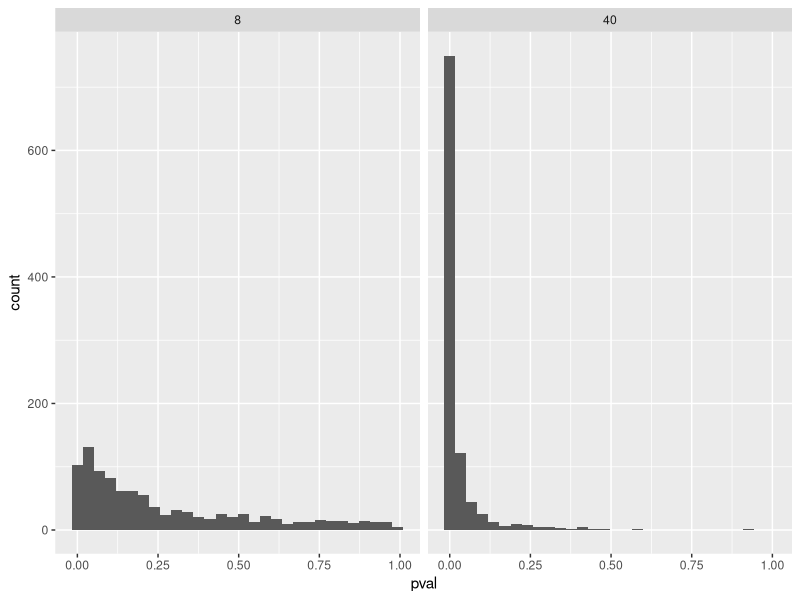

Source code (R):
## ---- chunk 1

library(tidyverse)

set.seed(1)
population <- rnorm(1000000, mean = 1.5, sd = 3)


samp1 <- data.frame(y = sample(population, 8, replace = FALSE))

samp2 <- data.frame(y = sample(population, 40, replace = FALSE))


m1 <- lm(y ~ 1, data = samp1)
m2 <- lm(y ~ 1, data = samp2)

summary(m1)
summary(m2)


## ---- chunk 2
library(tidyverse)

set.seed(1)
population <- rnorm(1000000, mean = 1.5, sd = 3)

# Create data frames to store the model estimates
results_8 <- data.frame(estimate = rep(NA, 1000), 
                      se = rep(NA, 1000), 
                      pval = rep(NA, 1000), 
                      n = 8)  

results_40 <- data.frame(estimate = rep(NA, 1000), 
                      se = rep(NA, 1000), 
                      pval = rep(NA, 1000), 
                      n = 40)

# A for loop used to sample 1000 studies, each iteration (i) will draw a new sample
# from the population. 

for(i in 1:1000) {
  
  # Draw a sample 
  samp1 <- data.frame(y = sample(population, 8, replace = FALSE))
  samp2 <- data.frame(y = sample(population, 40, replace = FALSE))

  # Model the data
  m1 <- lm(y ~ 1, data = samp1)
  m2 <- lm(y ~ 1, data = samp2)
  
  # Extract values from the models
  results_8[i, 1] <- coef(summary(m1))[1, 1]
  results_8[i, 2] <- coef(summary(m1))[1, 2]
  results_8[i, 3] <- coef(summary(m1))[1, 4]

  results_40[i, 1] <- coef(summary(m2))[1, 1]
  results_40[i, 2] <- coef(summary(m2))[1, 2]
  results_40[i, 3] <- coef(summary(m2))[1, 4]
  
  
}


# Save the results in a combined data frame

results <- bind_rows(results_8, results_40)

## ---- chunk 3
library(dplyr)

# Beregn standardavviket til estimate og gjennomsnittet av se for hver utvalgsstørrelse
results_summary <- results %>%
  group_by(n) %>%
  summarise(
    mean = mean(estimate),
    std_estimate = sd(estimate),  # Standardavviket til estimate
    avg_se = mean(se)             # Gjennomsnittet av standardfeilen
  )

# Vis sammendraget av resultatene
print(results_summary)
## ---- chunk 4

# Example code for copy and paste

# A two facets histogram can be created with ggplot2
results %>%
  ggplot(aes(pval)) + 
  geom_histogram() +
  facet_wrap(~ n)


## ---- chunk 5

# Count the proportion of tests below a certain p-value for each 
results %>%
  filter(pval < 0.05) %>%
  group_by(n) %>%
  summarise(sig_results = n()/1000)

## ---- chunk 6

# Using the pwr package
library(pwr)

pwr.t.test(n = 8, sig.level = 0.05, d = 1.5/3, type = "one.sample")
pwr.t.test(n = 40, sig.level = 0.05, d = 1.5/3, type = "one.sample")

## ---- chunk 7

population <- rnorm(1000000, mean = 0, sd = 3)


# Create data frames to store the model estimates
results_8 <- data.frame(estimate = rep(NA, 1000), 
                      se = rep(NA, 1000), 
                      pval = rep(NA, 1000), 
                      n = 8)  

results_40 <- data.frame(estimate = rep(NA, 1000), 
                      se = rep(NA, 1000), 
                      pval = rep(NA, 1000), 
                      n = 40)

# A for loop used to sample 1000 studies, each iteration (i) will draw a new sample
# from the population. 

for(i in 1:1000) {
  
  # Draw a sample 
  samp1 <- data.frame(y = sample(population, 8, replace = FALSE))
  samp2 <- data.frame(y = sample(population, 40, replace = FALSE))

  # Model the data
  m1 <- lm(y ~ 1, data = samp1)
  m2 <- lm(y ~ 1, data = samp2)
  
  # Extract values from the models
  results_8[i, 1] <- coef(summary(m1))[1, 1]
  results_8[i, 2] <- coef(summary(m1))[1, 2]
  results_8[i, 3] <- coef(summary(m1))[1, 4]

  results_40[i, 1] <- coef(summary(m2))[1, 1]
  results_40[i, 2] <- coef(summary(m2))[1, 2]
  results_40[i, 3] <- coef(summary(m2))[1, 4]
  
  
}


# Save the results in a combined data frame

results_null <- bind_rows(results_8, results_40)

## ---- chunk 8

# Calculate number of false positives

false_positives <- results_null %>%
  filter(pval < 0.05) %>%
  group_by(n) %>%
  summarise(sig_results = n() / 1000)

# Print results
print(false_positives)
